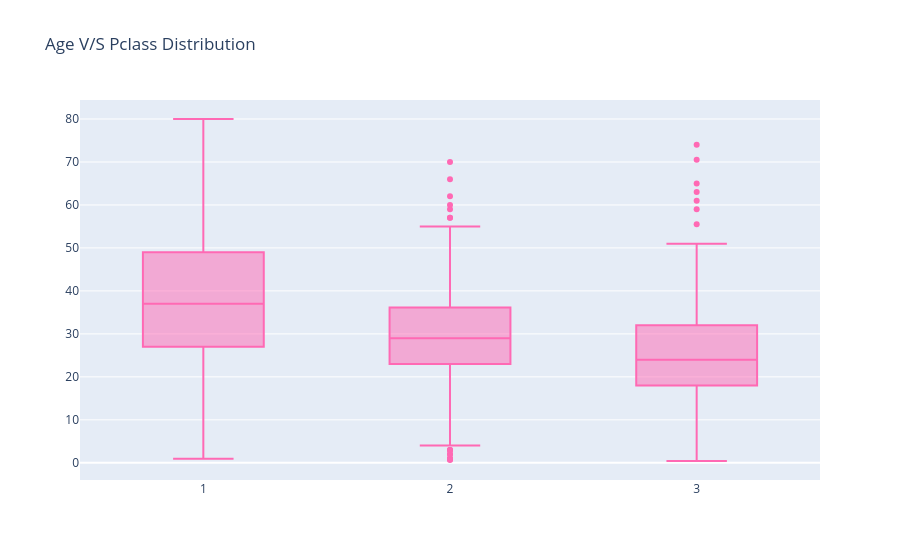

This figure's notebook cell:
### Code cell
#Box plot and Scatter Plot
trace =  go.Box(x=data['Pclass'],
                y=data['Age'],
                marker={'color': 'hotpink'})
layout = go.Layout(title="Age V/S Pclass Distribution")
fig = go.Figure(data=trace, layout= layout)
fig.show()

### Figure 1 — Plotly figure (JSON) as saved in the notebook; plotly's stock layout.template omitted (floating-point values rounded to 4 significant figures; data arrays with more than 128 entries replaced by an {"elided": "..."} marker saying what was removed)
{"data": [{"marker": {"color": "hotpink"}, "type": "box", "x": {"elided": "891 int values"}, "y": {"elided": "891 float values"}}], "layout": {"title": {"text": "Age V/S Pclass Distribution"}}}
